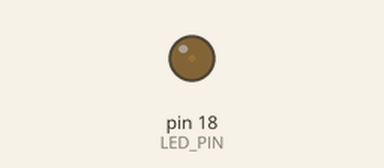
Bench run of a program on a simulated Raspberry Pi (header pin numbers). Shown: output pins drawn as LEDs (lit = HIGH).

Above: at 0.05 s.
At 0.9 s:
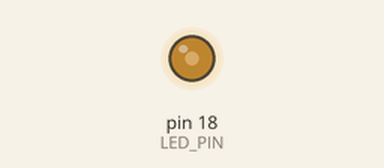
At 1.8 s:
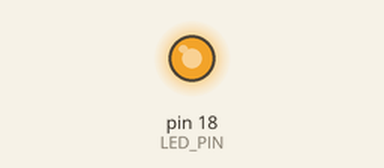
At 3.6 s:
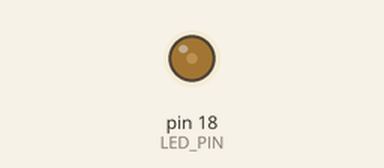
Timing chart, 0 to 5.3 s (numbered marks = the images above):
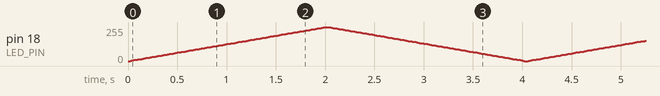

The program:

led_dimming.py
```python
# note if you are not aware of try and except concept, please use it now.
# it will be explained later on while we learn more code


import RPi.GPIO as GPIO
import time

# Set up GPIO using BOARD numbering
GPIO.setmode(GPIO.BOARD)

# Set up the LED pin
LED_PIN = 18
GPIO.setup(LED_PIN, GPIO.OUT)

# Set up PWM on the LED pin
led_pwm = GPIO.PWM(LED_PIN, 100)  # Frequency in Hz (100 Hz)

# Start PWM with 0% duty cycle (LED off)
led_pwm.start(0)

try:
    while True:
        # Increase brightness
        for duty_cycle in range(0, 101, 1):  # 0 to 100% in steps of 1%
            led_pwm.ChangeDutyCycle(duty_cycle)
            time.sleep(0.02)  # Wait for 20ms

        # Decrease brightness
        for duty_cycle in range(100, -1, -1):  # 100 to 0% in steps of 1%
            led_pwm.ChangeDutyCycle(duty_cycle)
            time.sleep(0.02)  # Wait for 20ms

except KeyboardInterrupt:
    # Stop PWM
    led_pwm.stop()

    # Clean up GPIO
    GPIO.cleanup()
```
